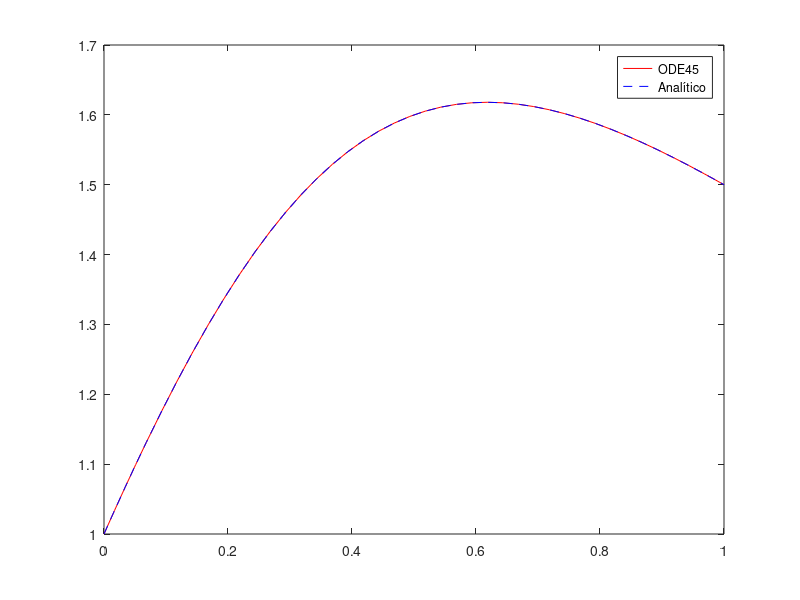

The MATLAB script that drew this image: (Note: this script raises an error after producing the figure.)
function [t,y] = RA232488_L11_01()
    
    clc; clear; close all force;
    
    y0 = 1;

    f = @(t, y) (2 - 2 * t * y)/(t^2 + 1);

    [t, y] = ode45(f, [0 1], y0);

    y_analitico = (2 .*t + 1) ./ (t .^ 2 + 1);

    plot(t, y, 'r', t, y_analitico, 'b--');
    legend('ODE45', 'Analítico');
    title('$ y'' = \frac{2 - 2ty}{t^2 + 1}$', Interpreter='latex');
    xlabel("t");
    ylabel("y(t)");

end